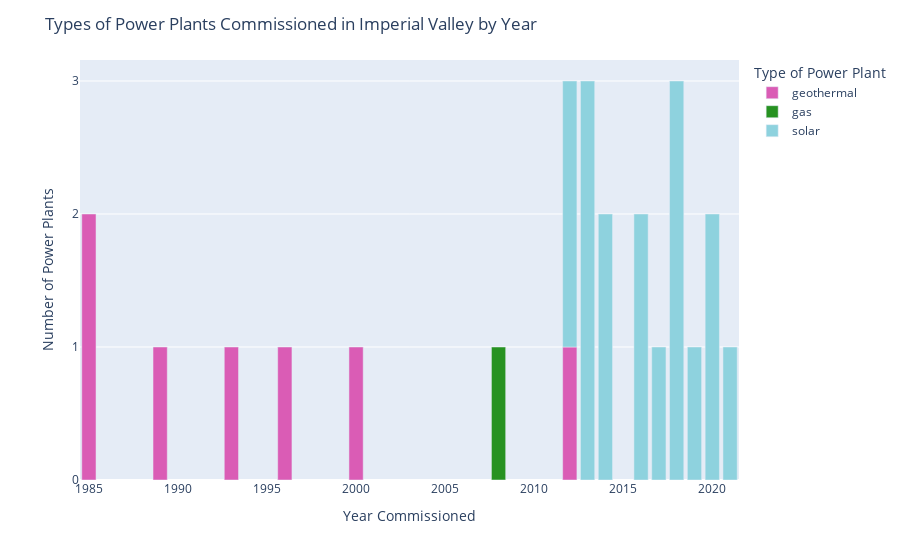

Notebook cell for this chart:
### Code cell
# make a stacked bar chart
fig = px.bar(plants_by_year,
       x='year_commissioned',
       y='count',
       color='plant:source',
             color_discrete_map={
                 'solar': '#8ED2DE',
                 'geothermal':'#DA5CB5',
                 'gas': '#279221'
             }
)
        

fig.update_layout(
    title='Types of Power Plants Commissioned in Imperial Valley by Year',
    xaxis=dict(title='Year Commissioned'),
    yaxis=dict(title='Number of Power Plants'),
    legend= dict(
        title='Type of Power Plant',
        bgcolor='rgba(255, 255, 255, 0)',
        bordercolor='rgba(255, 255, 255, 0)',
    )
)

fig.update_yaxes(tickvals=[0, 1, 2, 3])

fig.show()

fig.write_html("graphs/plants_by_year_colors.html")

### Figure 1 — Plotly figure (JSON) as saved in the notebook; plotly's stock layout.template omitted (floating-point values rounded to 4 significant figures)
{"data": [{"alignmentgroup": "True", "hovertemplate": "plant:source=geothermal<br>year_commissioned=%{x}<br>count=%{y}<extra></extra>", "legendgroup": "geothermal", "marker": {"color": "#DA5CB5", "pattern": {"shape": ""}}, "name": "geothermal", "offsetgroup": "geothermal", "orientation": "v", "showlegend": true, "textposition": "auto", "type": "bar", "x": [1985, 1989, 1993, 1996, 2000, 2012], "xaxis": "x", "y": [2, 1, 1, 1, 1, 1], "yaxis": "y"}, {"alignmentgroup": "True", "hovertemplate": "plant:source=gas<br>year_commissioned=%{x}<br>count=%{y}<extra></extra>", "legendgroup": "gas", "marker": {"color": "#279221", "pattern": {"shape": ""}}, "name": "gas", "offsetgroup": "gas", "orientation": "v", "showlegend": true, "textposition": "auto", "type": "bar", "x": [2008], "xaxis": "x", "y": [1], "yaxis": "y"}, {"alignmentgroup": "True", "hovertemplate": "plant:source=solar<br>year_commissioned=%{x}<br>count=%{y}<extra></extra>", "legendgroup": "solar", "marker": {"color": "#8ED2DE", "pattern": {"shape": ""}}, "name": "solar", "offsetgroup": "solar", "orientation": "v", "showlegend": true, "textposition": "auto", "type": "bar", "x": [2012, 2013, 2014, 2016, 2017, 2018, 2019, 2020, 2021], "xaxis": "x", "y": [2, 3, 2, 2, 1, 3, 1, 2, 1], "yaxis": "y"}], "layout": {"autosize": true, "barmode": "relative", "legend": {"bgcolor": "rgba(255, 255, 255, 0)", "bordercolor": "rgba(255, 255, 255, 0)", "title": {"text": "Type of Power Plant"}, "tracegroupgap": 0}, "margin": {"t": 60}, "title": {"text": "Types of Power Plants Commissioned in Imperial Valley by Year"}, "xaxis": {"anchor": "y", "autorange": true, "domain": [0, 1], "range": [1984.0, 2022.0], "title": {"text": "Year Commissioned"}, "type": "linear"}, "yaxis": {"anchor": "x", "autorange": true, "domain": [0, 1], "range": [0, 3.158], "tickvals": [0, 1, 2, 3], "title": {"text": "Number of Power Plants"}, "type": "linear"}}}
